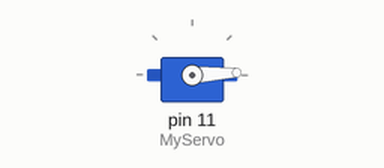
Simulated run of this sketch. Board: Arduino Uno, built with avr-gcc and run on an emulated ATmega328P. Parts: servo.

Above: at 0.05 s.
At 1.25 s:
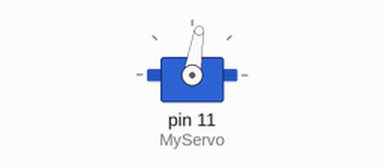
At 2.5 s:
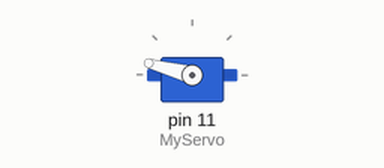
At 5.4 s:
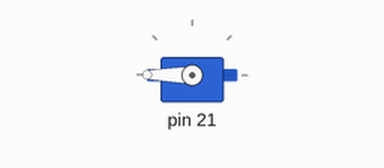
Timing chart, 0 to 7.1 s (numbered marks = the images above):
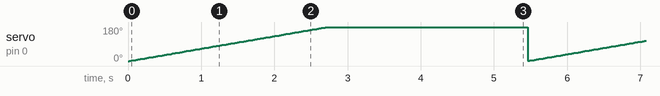

Measured:
- by itself, servo on pin 0: ramps from 1° to 180° and jumps back, once every 5.4 s

The sketch:

Servo.ino
```cpp
#include <Servo.h>

Servo MyServo;

int pos = 0;

void setup(){
    MyServo.attach(11);

}

void loop(){
    for (pos = 0; pos <= 180; pos += 1){

        MyServo.write(pos);
        delay(15);
    }

    for (pos = 180; pos >= 0; pos -=1)
    {

        MyServo.attach(pos);
        delay(15);
    }

}
```
